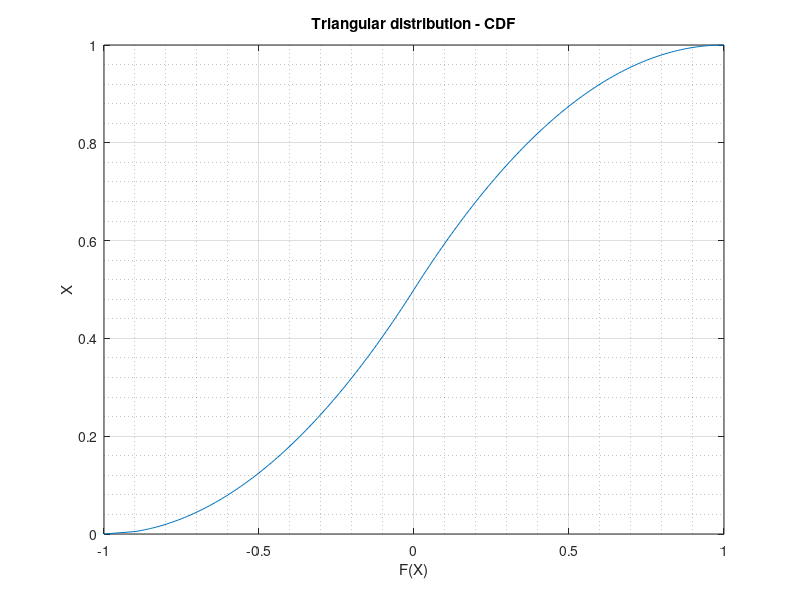

Write the MATLAB code that produced this figure.

clear all;
grid on;
i=1;
y = ((1/2)*1-1+0.5)
for x = -0.9:0.01:1
    if x < 0 
        y = [y ,((1/2)*x^2+x+0.5)]
        
    elseif x>=0
     y = [y,(-0.5*x^2+x+0.5)];
     
     
    end
  i=+1;
   
end
j=1;
k=-1



for a = -0.9:0.01:1
    k=[k,a]
  
 
end

plot(k,y,'-');  
xlabel('F(X)'); ylabel('X');
title('Triangular distribution - CDF');
grid on 
grid minor
